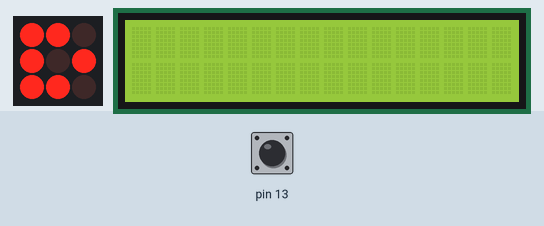
Simulated run of this sketch. Board: Arduino Uno, built with avr-gcc and run on an emulated ATmega328P. Shown: 3×3 LED matrix, 16×2 character LCD. Wiring (inferred from the names in the program): character LCD (HD44780): RS pin 4; E pin 5; data pin 6, pin 7, pin 8, pin 9; LED matrix (orientation assumed): rows pin 1, pin 2, pin 3; columns pin 10, pin 11, pin 12. Inputs (shaded band) come from the test bench; at power-on: pin 13 LOW. The character LCD is taken to start in 4-bit mode.

Above: at 1.2 s.
1.3 s: pin 13 pulled HIGH for 0.15 s
At 4.3 s:
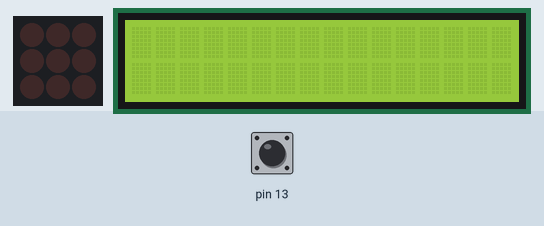
4.4 s: pin 13 pulled HIGH for 1 s
At 6.8 s:
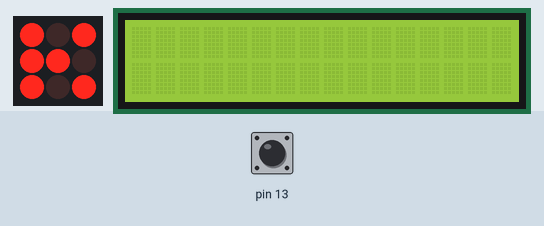
8.4 s: pin 13 pulled HIGH for 0.15 s
At 13.7 s:
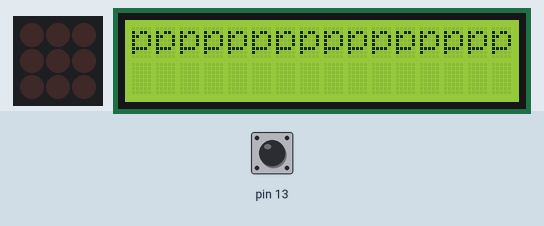
14.5 s: pin 13 pulled HIGH for 0.15 s
At 16.0 s:
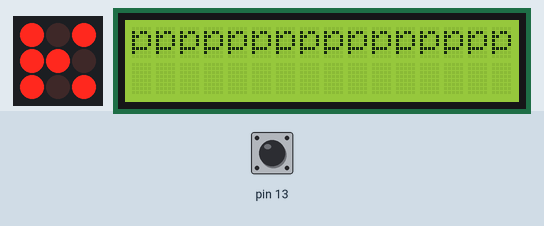
17.6 s: pin 13 pulled HIGH for 1 s
At 20.0 s:
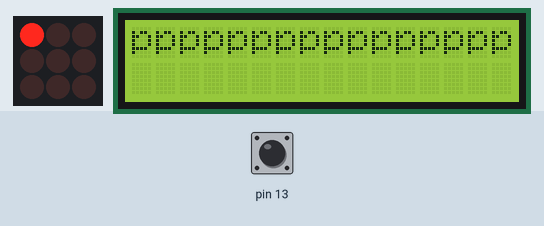
21.6 s: pin 13 pulled HIGH for 0.15 s
At 23.8 s:
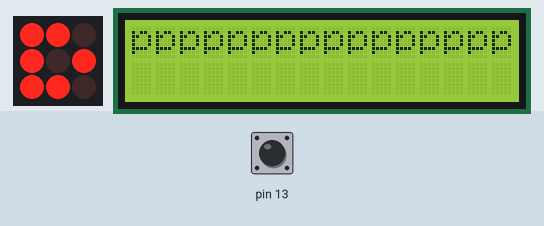
Timing chart, 0 to 25.3 s (numbered marks = the images above; inputs shaded):
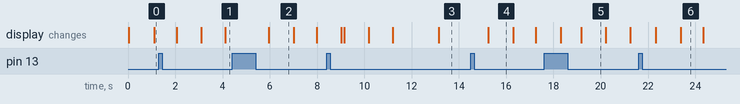

The sketch:

n12_cube_library_test.ino
```cpp
/*
Controlling a FE Cube - intelligent patterns
*/
#include "fecube.h"

void effect1(unsigned long framenr, int frame[27]){
  // 25 frame per second !
  // frame order LED:  {ledTLF,   ledTLA,   ledTRF,   ledTRA,   ledBLF,   ledBLA,   ledBRF,   ledBRA,   ledMID};
  if (framenr <=25) {
    int frame2[27] = {
             255, 255,   0,  //TLF
             255, 255,   0,  //TLA
             255, 255,   0,  //TRF
             255, 255,   0,  //TRA
             255,   0, 255,  //BLF
             255,   0, 255,  //BLA
             255,   0, 255,  //BRF
             255,   0, 255,  //BRA
             255, 255, 255,  //MID
            };
    fecube_set_frame(frame, frame2);
  } else {
    int frame2[27] = {
             255,   0, 255,  //TLF
             255,   0, 255,  //TLA
             255,   0, 255,  //TRF
             255,   0, 255,  //TRA
             255, 255,   0,  //BLF
             255, 255,   0,  //BLA
             255, 255,   0,  //BRF
             255, 255,   0,  //BRA
             255, 255, 255,  //MID
            };
    fecube_set_frame(frame, frame2);
  }
  // too avoid too much cycling we switch off, and delay somewhat
}

void snake(unsigned long framenr, int frame[27]){
   // color of the snake:
  const int R_1 = 255;
  const int G_1 = 0;
  const int B_1 = 0;
  //  frames per LED
  const int frames_per_LED = 25;
  fecube_clearframe(frame);
  if (framenr <= frames_per_LED) {
    fecube_set_ledcolor(cBLA, R_1, G_1, B_1, frame);  //set the BLA led to this color
  } else if (framenr <= 2 * frames_per_LED) {
    fecube_set_ledcolor(cBLF, R_1, G_1, B_1, frame);
  } else if (framenr <= 3 * frames_per_LED) {
    fecube_set_ledcolor(cBRF, R_1, G_1, B_1, frame);
  } else if (framenr <= 4 * frames_per_LED) {
    fecube_set_ledcolor(cBRA, R_1, G_1, B_1, frame);
  } else if (framenr <= 5 * frames_per_LED) {
    fecube_set_ledcolor(cMID, R_1, G_1, B_1, frame);
  } else if (framenr <= 6 * frames_per_LED) {
    fecube_set_ledcolor(cTRA, R_1, G_1, B_1, frame);
  } else if (framenr <= 7 * frames_per_LED) {
    fecube_set_ledcolor(cTRF, R_1, G_1, B_1, frame);
  } else if (framenr <= 8 * frames_per_LED) {
    fecube_set_ledcolor(cTLF, R_1, G_1, B_1, frame);
  } else if (framenr <= 9 * frames_per_LED) {
    fecube_set_ledcolor(cTLA, R_1, G_1, B_1, frame);
  }
}

// List of the effects we want to show
const int nreffects = 2;
int showeffect = 0;
void (*effects[nreffects])(unsigned long, int[27]) = {effect1, snake};
unsigned long effect_duration[nreffects] = {2000UL, 9000UL};

/*************************************************/
/*       Setup code                              */
/*************************************************/
void setup() {
  fecube_setup();
  // set specific flags for fecube
  fecube_allowdim(true);
  // set the effects to show
  fecube_set_effects(nreffects, effects, effect_duration);
}

/*************************************************/
/*       De LOOP                                 */
/*************************************************/

void loop() {
  fecube_loop();
}
```

Source omitted: fecube.h (23389 bytes)

Measured:
- after the input at 1.3 s, the display: first changes after 0.76 s (image 1 shows a later state)
- after the input at 4.4 s, the display: changes after 1.6 s (image 2)
- after the input at 8.4 s, the display: first differs from a run without the input after 0.74 s (image 3 shows a later state)
- after the input at 14.5 s, the display: changes after 0.74 s (image 4)
- after the input at 17.6 s, the display: first differs from a run without the input after 1.6 s (image 5)
- after the input at 21.6 s, the display: first changes after 0.72 s (image 6 shows a later state)
- what the display in image 2 shows lasts 1.0 s, from 6.0 s to 7.0 s
